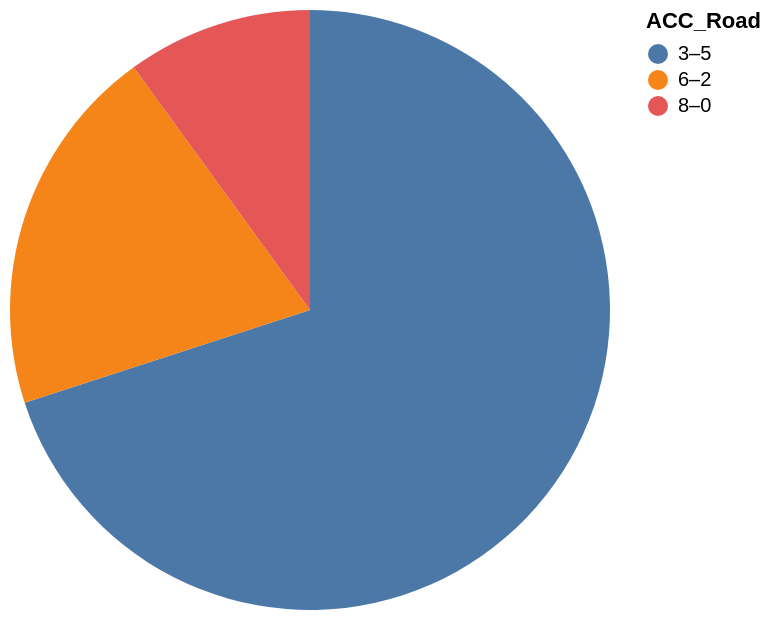

Vega-Lite specification stored for this chart:
### Vega-Lite specification from a JSON file in a GitHub repository (floating-point values rounded to 4 significant figures)
{"data": {"values": [{"x_data": "3–5", "y_data": 7}, {"x_data": "6–2", "y_data": 2}, {"x_data": "8–0", "y_data": 1}]}, "mark": "arc", "encoding": {"theta": {"field": "y_data", "type": "quantitative", "title": "SUM(Team_ID)"}, "color": {"field": "x_data", "type": "nominal", "title": "ACC_Road"}}}
